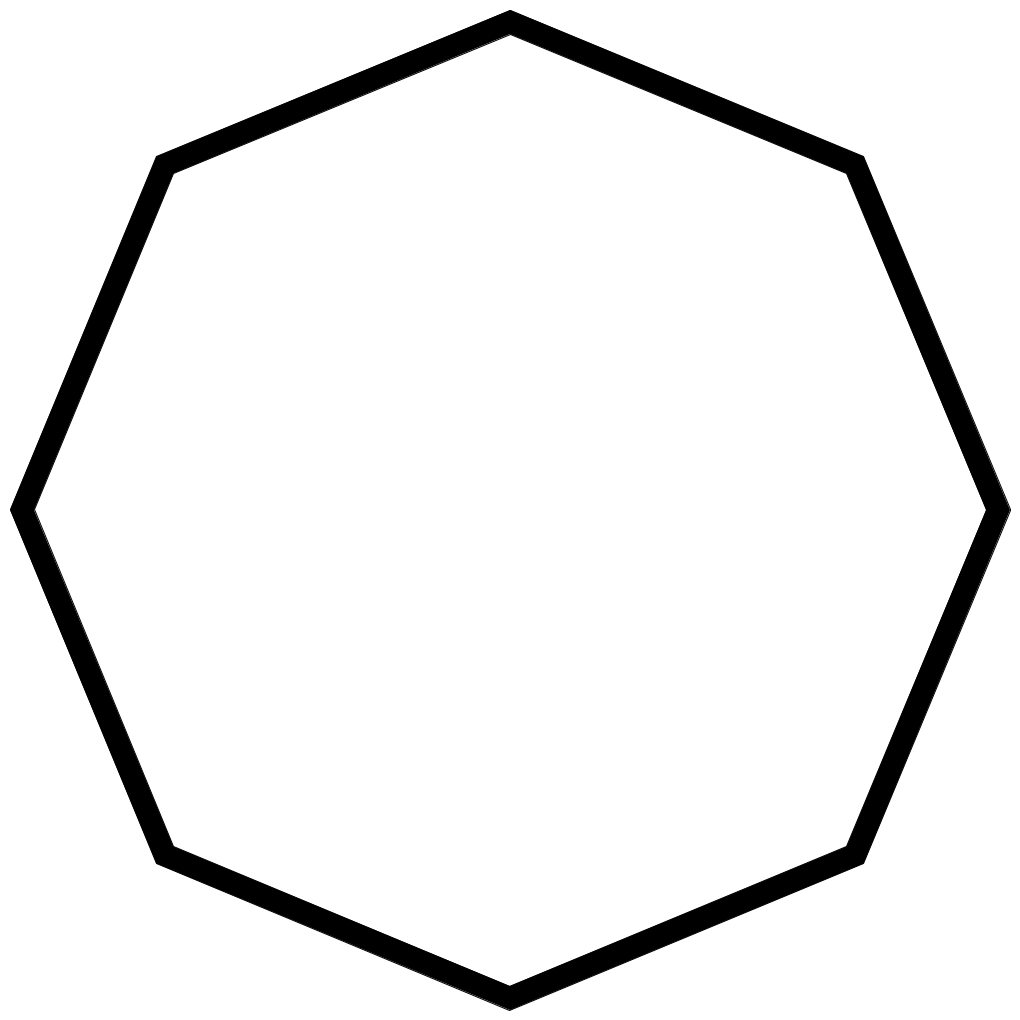
Frame 1 (no input)
Frame 60 (the mouse pressed at the canvas centre just before this capture): identical to frame 1, image omitted
Frame 120 (the mouse held since frame 60 and released just before this capture): identical to frame 1, image omitted

The Processing sketch that drew this single still picture (run headless with seeded random() and noise(); from frame 60 on, the mouse is pressed at the canvas centre):

// Processing sketch: pistaRobot_01
// ── pistaRobot_01.pde
int dia = 1000; //mm
int tapeW = 24;


void setup(){
  size(1020, 1020);  

}

void draw(){
  background(255);
  
  //ellipse(width/2, height/2, dia/2, dia/2);
  fill(0);
  polygon(width/2, height/2, dia/2, 8);
  
  fill(255);
  polygon(width/2, height/2, dia/2 - tapeW, 8);
  
}

void polygon(float x, float y, float radius, int npoints) {
  float angle = TWO_PI / npoints;
  beginShape();
  for (float a = 0; a < TWO_PI; a += angle) {
    float sx = x + cos(a) * radius;
    float sy = y + sin(a) * radius;
    vertex(sx, sy);
  }
  endShape(CLOSE);
}
